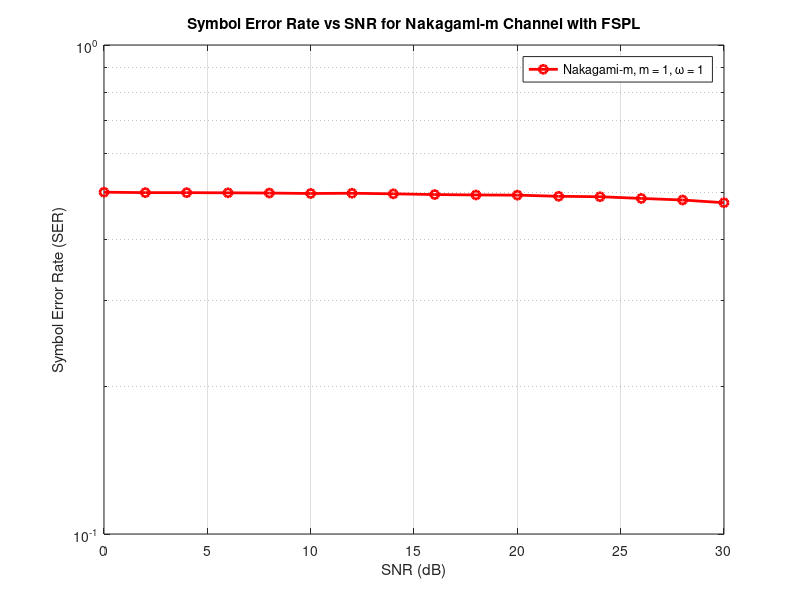

The MATLAB source for this figure:
clear all;
clc;

% Parameters
m = 1;              % Nakagami-m shape factor (m >= 0.5)
omega = 1;          % Nakagami-m spread factor
num_samples = 1e6;  % Number of samples
snr_dB_range = 0:2:30; % SNR values from 0 to 30 dB in steps of 2 dB

% Free Space Path Loss parameters
d = 10; % Distance in meters
f = 1.6e9;  % Frequency in Hz (e.g., 2 GHz)
c = 3e8;  % Speed of light in m/s

% Calculate Free Space Path Loss (FSPL)
FSPL_dB = 20*log10(d) + 20*log10(f) + 20*log10(4*pi / c);
FSPL = 10^(FSPL_dB / 10); % Convert FSPL to linear scale

% Initialize array for SER
ser_values = zeros(size(snr_dB_range));

for i = 1:length(snr_dB_range)
    % Convert SNR to linear scale
    SNR_linear = 10^(snr_dB_range(i) / 10);

    % Generate Nakagami-m fading coefficients
    h = sqrt(gamrnd(m, omega/m, num_samples, 1));

    % Generate BPSK modulated transmitted signal
    tx_signal = randi([0 1], num_samples, 1) * 2 - 1; % BPSK: {0,1} -> {-1,1}

    % Apply Nakagami-m fading
    rx_signal = h .* tx_signal;

    % Generate complex Gaussian noise
    noise = (1/sqrt(2)) * (randn(num_samples, 1) + 1i*randn(num_samples, 1));

    % Add noise and FSPL to the received signal
    rx_signal_noisy = rx_signal + sqrt(FSPL / SNR_linear) * noise;

    % Demodulate received signal
    rx_demod = real(rx_signal_noisy) > 0;

    % Calculate SER
    ser_values(i) = mean(rx_demod ~= (tx_signal > 0));
end

% Plot SER vs SNR
figure;
semilogy(snr_dB_range, ser_values, 'r-o', 'LineWidth', 2);
grid on;
xlabel('SNR (dB)');
ylabel('Symbol Error Rate (SER)');
title('Symbol Error Rate vs SNR for Nakagami-m Channel with FSPL');
legend(['Nakagami-m, m = ' num2str(m) ', \omega = ' num2str(omega)]);
